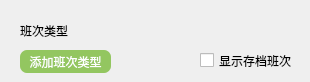
             <widget class="QWidget" name="page_6">
              <widget class="QLabel" name="label_12">
               <property name="geometry">
                <rect>
                 <x>20</x>
                 <y>20</y>
                 <width>71</width>
                 <height>21</height>
                </rect>
               </property>
               <property name="text">
                <string>班次类型</string>
               </property>
              </widget>
              <widget class="QPushButton" name="pushButton_25">
               <property name="geometry">
                <rect>
                 <x>20</x>
                 <y>50</y>
                 <width>91</width>
                 <height>23</height>
                </rect>
               </property>
               <property name="styleSheet">
                <string notr="true">background: rgba(85, 170, 0,0.6);
color: rgb(255, 255, 255);
border:none;
border-radius:7px;
cursor:pointer;
border-image:none;
</string>
               </property>
               <property name="text">
                <string>添加班次类型</string>
               </property>
              </widget>
              <widget class="QCheckBox" name="checkBox_6">
               <property name="geometry">
                <rect>
                 <x>200</x>
                 <y>50</y>
                 <width>101</width>
                 <height>21</height>
                </rect>
               </property>
               <property name="text">
                <string>显示存档班次</string>
               </property>
              </widget>
             </widget>
